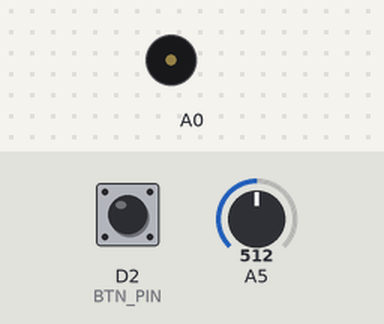
Bench run of a sketch on a simulated Arduino Uno R4 WiFi. Shown: buzzer (waves = sounding). The inputs (shaded band) are chosen by the test bench; at power-on: D2 (BTN_PIN) HIGH, A5 = 512. What the sketch prints to the serial monitor is not drawn.

Above: at 1.2 s.
1.3 s: D2 (BTN_PIN) pulled LOW for 0.15 s
At 1.37 s:
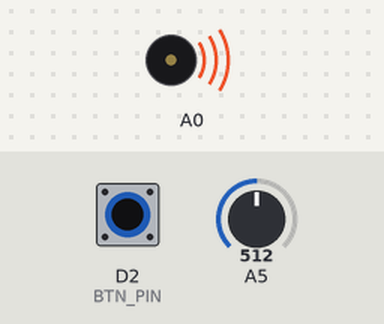
5.9 s: D2 (BTN_PIN) pulled LOW for 3.2 s
At 9.6 s:
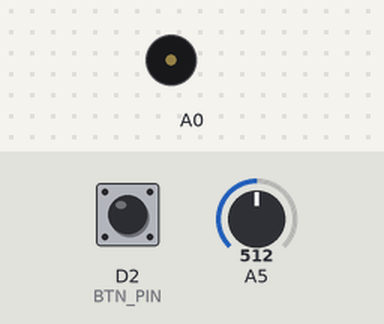
Timing chart, 0 to 11.1 s (numbered marks = the images above; inputs shaded):
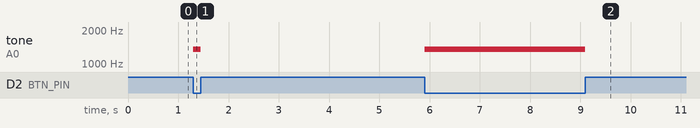

Measured:
- after the input at 1.3 s, tone on A0: silent → 1351 Hz at once, → silent 0.15 s later
- after the input at 5.9 s, tone on A0: silent → 1351 Hz at once, → silent 3.2 s later

The sketch:

diy11_2_1.ino
```cpp
// 動手做11-2：電音蝌蚪

#include <analogWave.h>  // 引用此程式庫
#define BTN_PIN 2       // 定義開關接腳

analogWave wave(DAC);  // 建立analogWave物件，使用DAC腳

int freq = 10;  // 定義儲存頻率值（Hz單位）的變數

void setup() {
  Serial.begin(9600);
  pinMode(BTN_PIN, INPUT);
  wave.sine(freq);  // 以初設頻率產生正弦波
  wave.stop();      // 停止輸出訊號
}

void loop() {
  // 讀取A5腳的類比值並將它對應成200~2.5kHz頻率值
  freq = map(analogRead(A5), 0, 1023, 200, 2500);
  Serial.println(String(freq) + " Hz");  // 顯示目前的頻率值

  bool sw = digitalRead(BTN_PIN);    // 讀取腳2的開關狀態
  if (sw == 0) {       // 若開關被按下…
    wave.freq(freq);  // 設置DAC輸出頻率
  } else {
    wave.stop();     // 停止輸出訊號
  }
}
```
